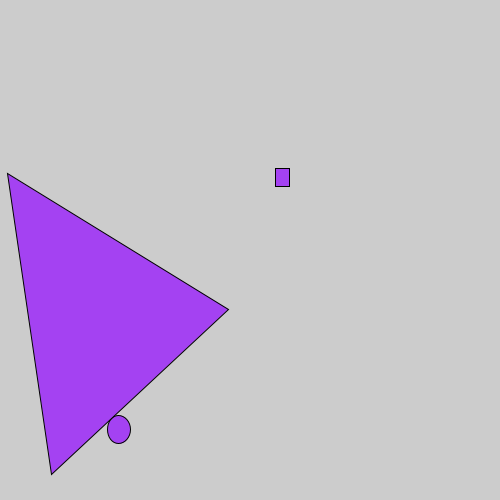
Frame 1 (no input)
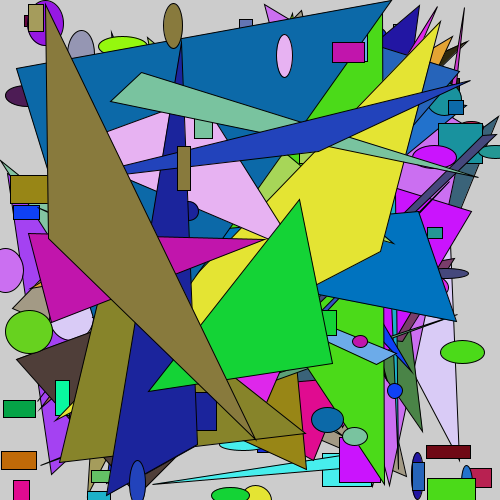
Frame 60 (the mouse pressed at the canvas centre just before this capture)
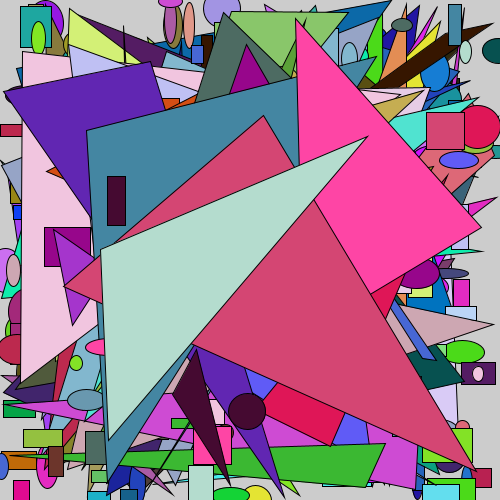
Frame 120 (the mouse held since frame 60 and released just before this capture)

The Processing sketch that drew these frames (run headless with seeded random() and noise(); from frame 60 on, the mouse is pressed at the canvas centre):

// Processing sketch: Random
// ── Random.pde
void setup() {
  size(500,500);
}
void draw() {
  fill(random(0,255),random(0,255),random(0,255));
  ellipse(random(width+1),random(height+1),random(10,50),random(10,50));
  rect(random(width+1),random(height+1),random(10,50),random(10,50));
  triangle(random(width+1),random(height+1),random(width+1),random(height+1),random(width+1),random(height+1));
}
